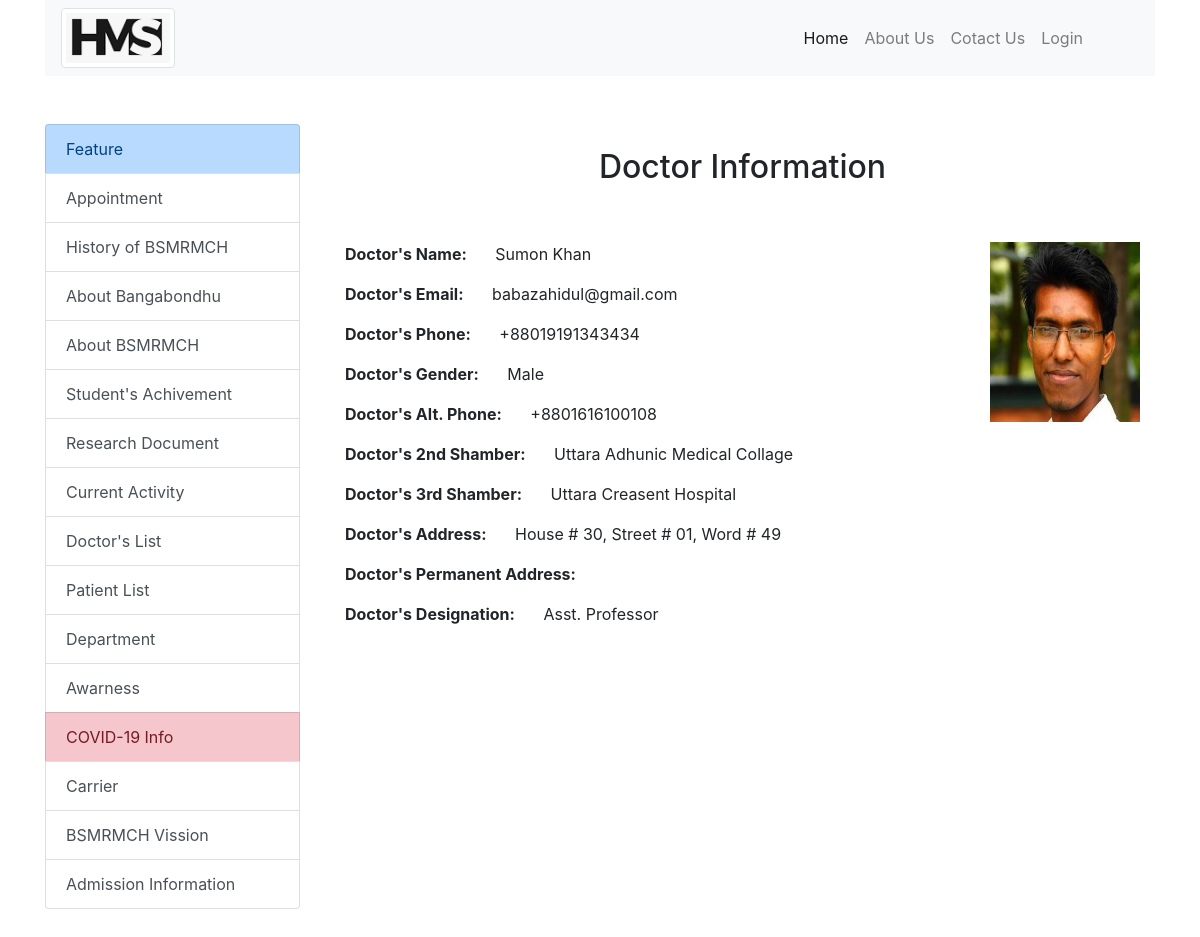
The page /view_doctor/4 on the database its author committed.
### hospital_app/models.py (models this page shows, shortened)
class Doctor(models.Model):
    name = models.CharField(max_length=50)
    email = models.EmailField()
    phone = models.CharField(max_length=15)
    gender = models.ForeignKey(Gender, on_delete=models.SET_NULL, null=True)
    alternative_phone = models.CharField(max_length=15)
    second_chamber = models.CharField(max_length=100, blank=True, null=True)
    third_chamber = models.CharField(max_length=100, blank=True, null=True)
    present_address = models.TextField()
    parmanent_address = models.TextField(blank=True, null=True)
    designation = models.ForeignKey(Designation, on_delete=models.SET_NULL, null=True)
    photo = models.ImageField(upload_to='doctor_photo/')

class Gender(models.Model):
    gender = models.CharField(max_length=6)
    def __str__(self):
        return self.gender

class Designation(models.Model):
    designation = models.CharField(max_length=20)
    def __str__(self):
        return self.designation

### hospital_app/views.py (the view)
# urls.py: path('view_doctor/<int:id>', views.view_doctor, name='view_doctor'),
def view_doctor(request, id):
    doctor = Doctor.objects.get(id=id)
    context ={
        'doctor': doctor
    }
    return render(request, 'doctor/view_doctor.html', context)

### templates/doctor/view_doctor.html (shortened to what this page needs)
{% extends 'base.html' %}
{% block content %}
    <div class="col-lg-12 col-md-12">
        <div class="py-4">
            <h2 class="text-center pb-5">Doctor Information</h2>
           <div class="float-right">
               <img height="180" width="150" src="{{ doctor.photo.url }}" alt="">
           </div>
            <p><strong class="mr-4">Doctor's Name:</strong> {{ doctor.name }}</p>
            <p><strong class="mr-4">Doctor's Email:</strong> {{ doctor.email }}</p>
            <p><strong class="mr-4">Doctor's Phone:</strong> {{ doctor.phone }}</p>
            <p><strong class="mr-4">Doctor's Gender:</strong> {{ doctor.gender }}</p>
            <p><strong class="mr-4">Doctor's Alt. Phone:</strong> {{ doctor.alternative_phone }}</p>
            <p><strong class="mr-4">Doctor's 2nd Shamber:</strong> {{ doctor.second_chamber }}</p>
            <p><strong class="mr-4">Doctor's 3rd Shamber:</strong> {{ doctor.third_chamber }}</p>
            <p><strong class="mr-4">Doctor's Address:</strong> {{ doctor.present_address }}</p>
            <p><strong class="mr-4">Doctor's Permanent Address:</strong> {{ doctor.permanent_address }}</p>
            <p><strong class="mr-4">Doctor's Designation:</strong> {{ doctor.designation }}</p>
        </div>
    </div>
{% endblock %}

### rows shown on the page
Doctor: photo (picture), name "Sumon Khan", email "babazahidul@gmail.com", phone "+88019191343434", gender "Male", alternative_phone "+8801616100108", second_chamber "Uttara Adhunic Medical Collage", third_chamber "Uttara Creasent Hospital", present_address "House # 30, Street # 01, Word # 49", designation "Asst. Professor"
